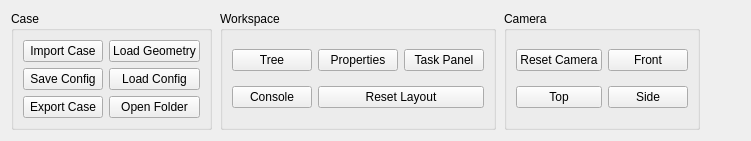
         <widget class="QWidget" name="ribbon_home_tab">
          <attribute name="title">
           <string>Home</string>
          </attribute>
          <layout class="QHBoxLayout" name="horizontalLayout_ribbon_home">
           <property name="spacing">
            <number>8</number>
           </property>
           <item>
            <widget class="QGroupBox" name="group_ribbon_home_case">
             <property name="title">
              <string>Case</string>
             </property>
             <layout class="QGridLayout" name="gridLayout_ribbon_home_case">
              <item row="0" column="0">
               <widget class="QPushButton" name="btn_ribbon_import_case">
                <property name="text">
                 <string>Import Case</string>
                </property>
               </widget>
              </item>
              <item row="0" column="1">
               <widget class="QPushButton" name="btn_ribbon_load_geometry">
                <property name="text">
                 <string>Load Geometry</string>
                </property>
               </widget>
              </item>
              <item row="1" column="0">
               <widget class="QPushButton" name="btn_ribbon_save_config">
                <property name="text">
                 <string>Save Config</string>
                </property>
               </widget>
              </item>
              <item row="1" column="1">
               <widget class="QPushButton" name="btn_ribbon_load_config">
                <property name="text">
                 <string>Load Config</string>
                </property>
               </widget>
              </item>
              <item row="2" column="0">
               <widget class="QPushButton" name="btn_ribbon_export_case">
                <property name="text">
                 <string>Export Case</string>
                </property>
               </widget>
              </item>
              <item row="2" column="1">
               <widget class="QPushButton" name="btn_ribbon_open_case_folder">
                <property name="text">
                 <string>Open Folder</string>
                </property>
               </widget>
              </item>
             </layout>
            </widget>
           </item>
           <item>
            <widget class="QGroupBox" name="group_ribbon_home_workspace">
             <property name="title">
              <string>Workspace</string>
             </property>
             <layout class="QGridLayout" name="gridLayout_ribbon_home_workspace">
              <item row="0" column="0">
               <widget class="QPushButton" name="btn_ribbon_toggle_tree">
                <property name="text">
                 <string>Tree</string>
                </property>
                <property name="checkable">
                 <bool>true</bool>
                </property>
               </widget>
              </item>
              <item row="0" column="1">
               <widget class="QPushButton" name="btn_ribbon_toggle_properties">
                <property name="text">
                 <string>Properties</string>
                </property>
                <property name="checkable">
                 <bool>true</bool>
                </property>
               </widget>
              </item>
              <item row="0" column="2">
               <widget class="QPushButton" name="btn_ribbon_toggle_task">
                <property name="text">
                 <string>Task Panel</string>
                </property>
                <property name="checkable">
                 <bool>true</bool>
                </property>
               </widget>
              </item>
              <item row="1" column="0">
               <widget class="QPushButton" name="btn_ribbon_show_console">
                <property name="text">
                 <string>Console</string>
                </property>
                <property name="checkable">
                 <bool>true</bool>
                </property>
               </widget>
              </item>
              <item row="1" column="1" colspan="2">
               <widget class="QPushButton" name="btn_ribbon_reset_layout">
                <property name="text">
                 <string>Reset Layout</string>
                </property>
               </widget>
              </item>
             </layout>
            </widget>
           </item>
           <item>
            <widget class="QGroupBox" name="group_ribbon_home_camera">
             <property name="title">
              <string>Camera</string>
             </property>
             <layout class="QGridLayout" name="gridLayout_ribbon_home_camera">
              <item row="0" column="0">
               <widget class="QPushButton" name="btn_ribbon_reset_camera">
                <property name="text">
                 <string>Reset Camera</string>
                </property>
               </widget>
              </item>
              <item row="0" column="1">
               <widget class="QPushButton" name="btn_ribbon_view_front">
                <property name="text">
                 <string>Front</string>
                </property>
               </widget>
              </item>
              <item row="1" column="0">
               <widget class="QPushButton" name="btn_ribbon_view_top">
                <property name="text">
                 <string>Top</string>
                </property>
               </widget>
              </item>
              <item row="1" column="1">
               <widget class="QPushButton" name="btn_ribbon_view_side">
                <property name="text">
                 <string>Side</string>
                </property>
               </widget>
              </item>
             </layout>
            </widget>
           </item>
           <item>
            <spacer name="horizontalSpacer_ribbon_home">
             <property name="orientation">
              <enum>Qt::Orientation::Horizontal</enum>
             </property>
             <property name="sizeHint" stdset="0">
              <size>
               <width>40</width>
               <height>20</height>
              </size>
             </property>
            </spacer>
           </item>
          </layout>
         </widget>
